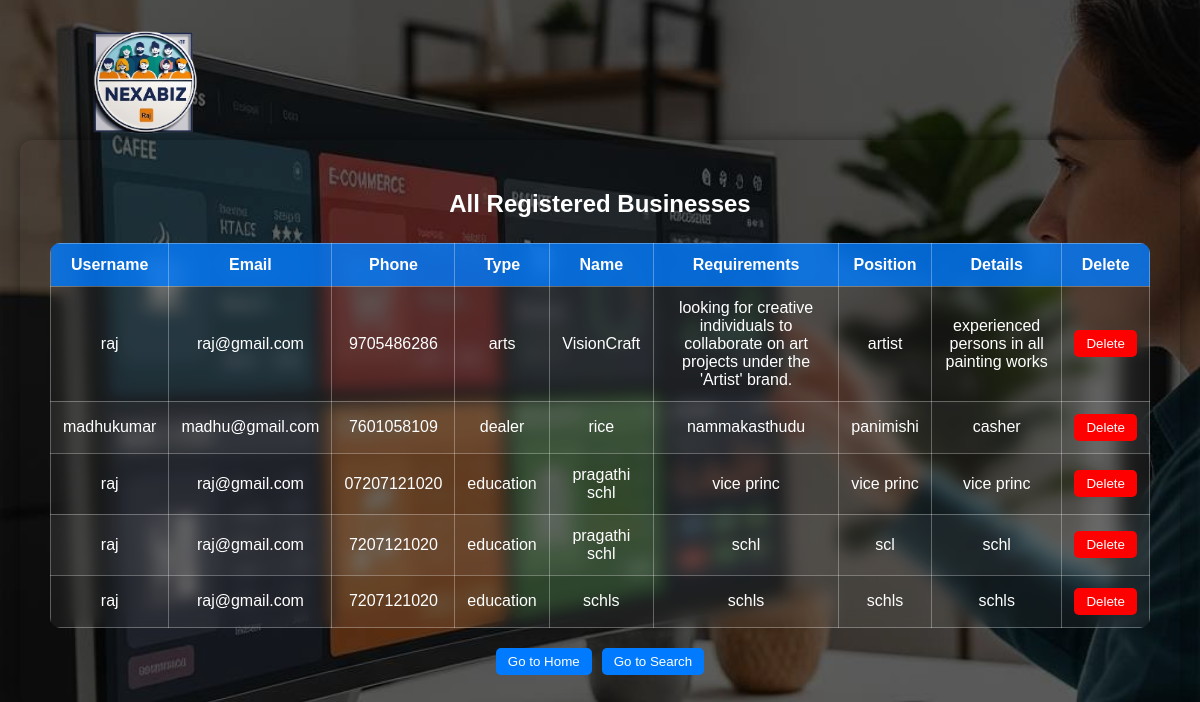
Page /all-businesses (signed in) on the committed database.
### tables this page shows
CREATE TABLE businesses (
                id INTEGER PRIMARY KEY AUTOINCREMENT,
                username TEXT,
                email TEXT,
                phone_number TEXT,
                business_type TEXT,
                business_name TEXT,
                requirements TEXT,
                position TEXT,
                details TEXT
            );

### app.py (the view)
@app.route('/all-businesses')
def show_all_businesses():
    conn = sqlite3.connect('database.db')
    conn.row_factory = sqlite3.Row
    c = conn.cursor()
    c.execute('SELECT * FROM businesses')
    rows = c.fetchall()
    conn.close()
    businesses = [dict(row) for row in rows]
    return render_template('my_businesses.html', businesses=businesses, is_admin=session.get('is_admin', False))

### templates/my_businesses.html (shortened to what this page needs)
<!DOCTYPE html>
<html>
<head>
    <link rel="stylesheet" href="{{ url_for('static', filename='style.css') }}">
</head>
<body>
<div class="logo">
    <a href="{{ url_for('home') }}">
        <img src="{{ url_for('static', filename='logo.png') }}" alt="NexaBiz Logo">
    </a>
</div>
<div class="overlay">
    <div class="container">
        <h2>All Registered Businesses</h2>
        <table>
            <thead>
                <tr>
                    <th>Username</th>
                    <th>Email</th>
                    <th>Phone</th>
                    <th>Type</th>
                    <th>Name</th>
                    <th>Requirements</th>
                    <th>Position</th>
                    <th>Details</th>
                    {% if is_admin %}
                    <th>Delete</th>
                    {% endif %}
                </tr>
            </thead>
            <tbody>
                {% for b in businesses %}
                <tr>
                    <td>{{ b.username }}</td>
                    <td>{{ b.email }}</td>
                    <td>{{ b.phone_number }}</td>
                    <td>{{ b.business_type }}</td>
                    <td>{{ b.business_name }}</td>
                    <td>{{ b.requirements }}</td>
                    <td>{{ b.position }}</td>
                    <td>{{ b.details }}</td>
                    {% if is_admin %}
                    <td>
                        <form action="{{ url_for('delete_business', business_id=b['id']) }}" method="post" onsubmit="return confirm('Are you sure you want to delete this business?');">
    <button type="submit">Delete</button>
                        </form>
                    </td>
                    {% endif %}
                </tr>
                {% endfor %}
            </tbody>
        </table>
        <div class="actions">
            <a href="{{ url_for('home') }}"><button>Go to Home</button></a>
            <a href="{{ url_for('search') }}"><button>Go to Search</button></a>
        </div>
    </div>
</div>
</body>
</html>

### static/style.css (style rules this page uses)
body { font-family: Arial, sans-serif; margin: 0; padding: 0; background-size: cover; background-repeat: no-repeat; background-position: center; min-height: 100vh; color: #fff; }
.container { max-width: 600px; margin: auto; background-color: rgba(0, 0, 0, 0.65); padding: 30px; border-radius: 12px; margin-top: 100px; box-shadow: 0 0 15px rgba(0, 0, 0, 0.4); }
.logo { position: absolute; top: 20px; left: 20px; }
.logo img { width: 120px; height: auto; }
button { padding: 10px 20px; background-color: #28a745; color: white; border: none; border-radius: 6px; cursor: pointer; }

### rows in the picture
businesses: username "raj", email "raj@gmail.com", phone_number "9705486286", business_type "arts", business_name "VisionCraft", requirements "looking for creative individuals to collaborate on art projects under the 'Artist' brand.", position "artist", details "experienced persons in all painting works"
businesses: username "madhukumar", email "madhu@gmail.com", phone_number "7601058109", business_type "dealer", business_name "rice", requirements "nammakasthudu", position "panimishi", details "casher"
businesses: username "raj", email "raj@gmail.com", phone_number "07207121020", business_type "education", business_name "pragathi schl", requirements "vice princ", position "vice princ", details "vice princ"
businesses: username "raj", email "raj@gmail.com", phone_number "7207121020", business_type "education", business_name "pragathi schl", requirements "schl", position "scl", details "schl"
businesses: username "raj", email "raj@gmail.com", phone_number "7207121020", business_type "education", business_name "schls", requirements "schls", position "schls", details "schls"
